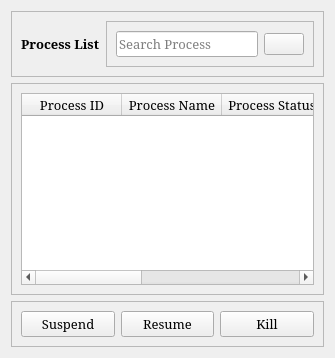
                <widget class="QWidget" name="process_list">
                 <layout class="QVBoxLayout" name="verticalLayout_6">
                  <item>
                   <widget class="QFrame" name="frame_8">
                    <property name="frameShape">
                     <enum>QFrame::StyledPanel</enum>
                    </property>
                    <property name="frameShadow">
                     <enum>QFrame::Raised</enum>
                    </property>
                    <layout class="QHBoxLayout" name="horizontalLayout_13">
                     <item>
                      <widget class="QLabel" name="label_88">
                       <property name="font">
                        <font>
                         <family>Constantia</family>
                         <pointsize>10</pointsize>
                         <bold>true</bold>
                        </font>
                       </property>
                       <property name="text">
                        <string>Process List</string>
                       </property>
                      </widget>
                     </item>
                     <item alignment="Qt::AlignRight">
                      <widget class="QFrame" name="frame_11">
                       <property name="frameShape">
                        <enum>QFrame::StyledPanel</enum>
                       </property>
                       <property name="frameShadow">
                        <enum>QFrame::Raised</enum>
                       </property>
                       <layout class="QHBoxLayout" name="horizontalLayout_14">
                        <item>
                         <widget class="QLineEdit" name="lineEdit">
                          <property name="font">
                           <font>
                            <family>Constantia</family>
                            <pointsize>10</pointsize>
                           </font>
                          </property>
                          <property name="placeholderText">
                           <string>Search Process</string>
                          </property>
                         </widget>
                        </item>
                        <item>
                         <widget class="QPushButton" name="pushButton_5">
                          <property name="text">
                           <string/>
                          </property>
                          <property name="icon">
                           <iconset resource="../static/resource.qrc">
                            <normaloff>:/newPrefix/icons/icons/feather/search.svg</normaloff>:/newPrefix/icons/icons/feather/search.svg</iconset>
                          </property>
                          <property name="iconSize">
                           <size>
                            <width>20</width>
                            <height>20</height>
                           </size>
                          </property>
                         </widget>
                        </item>
                       </layout>
                      </widget>
                     </item>
                    </layout>
                   </widget>
                  </item>
                  <item>
                   <widget class="QFrame" name="frame_9">
                    <property name="frameShape">
                     <enum>QFrame::StyledPanel</enum>
                    </property>
                    <property name="frameShadow">
                     <enum>QFrame::Raised</enum>
                    </property>
                    <layout class="QVBoxLayout" name="verticalLayout_7">
                     <item>
                      <widget class="QTableWidget" name="tableWidget">
                       <property name="font">
                        <font>
                         <family>Constantia</family>
                         <pointsize>10</pointsize>
                        </font>
                       </property>
                       <column>
                        <property name="text">
                         <string>Process ID</string>
                        </property>
                        <property name="font">
                         <font>
                          <family>Constantia</family>
                          <pointsize>10</pointsize>
                         </font>
                        </property>
                       </column>
                       <column>
                        <property name="text">
                         <string>Process Name</string>
                        </property>
                        <property name="font">
                         <font>
                          <family>Constantia</family>
                          <pointsize>10</pointsize>
                         </font>
                        </property>
                       </column>
                       <column>
                        <property name="text">
                         <string>Process Status</string>
                        </property>
                        <property name="font">
                         <font>
                          <family>Constantia</family>
                          <pointsize>10</pointsize>
                         </font>
                        </property>
                       </column>
                       <column>
                        <property name="text">
                         <string>CPU_Percent</string>
                        </property>
                        <property name="font">
                         <font>
                          <family>Constantia</family>
                          <pointsize>10</pointsize>
                         </font>
                        </property>
                       </column>
                       <column>
                        <property name="text">
                         <string>Memory Info</string>
                        </property>
                        <property name="font">
                         <font>
                          <family>Constantia</family>
                          <pointsize>10</pointsize>
                         </font>
                        </property>
                       </column>
                      </widget>
                     </item>
                    </layout>
                   </widget>
                  </item>
                  <item alignment="Qt::AlignBottom">
                   <widget class="QFrame" name="frame_10">
                    <property name="frameShape">
                     <enum>QFrame::StyledPanel</enum>
                    </property>
                    <property name="frameShadow">
                     <enum>QFrame::Raised</enum>
                    </property>
                    <layout class="QHBoxLayout" name="horizontalLayout_15">
                     <item>
                      <widget class="QPushButton" name="pushButton_6">
                       <property name="font">
                        <font>
                         <family>Constantia</family>
                         <pointsize>10</pointsize>
                        </font>
                       </property>
                       <property name="text">
                        <string>Suspend</string>
                       </property>
                      </widget>
                     </item>
                     <item>
                      <widget class="QPushButton" name="pushButton_7">
                       <property name="font">
                        <font>
                         <family>Constantia</family>
                         <pointsize>10</pointsize>
                        </font>
                       </property>
                       <property name="text">
                        <string>Resume</string>
                       </property>
                      </widget>
                     </item>
                     <item>
                      <widget class="QPushButton" name="pushButton_8">
                       <property name="font">
                        <font>
                         <family>Constantia</family>
                         <pointsize>10</pointsize>
                        </font>
                       </property>
                       <property name="text">
                        <string>Kill</string>
                       </property>
                      </widget>
                     </item>
                    </layout>
                   </widget>
                  </item>
                 </layout>
                </widget>
